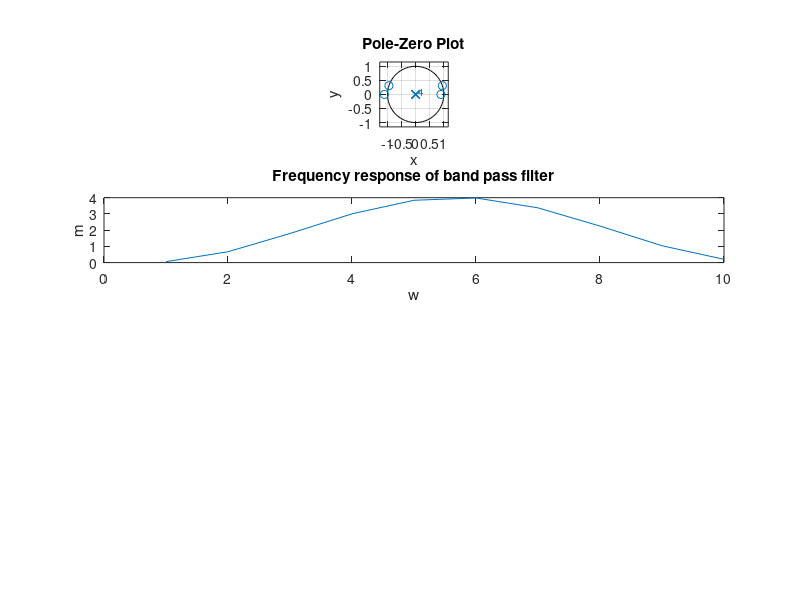

MATLAB code to generate this figure: (Note: this script raises an error after producing the figure.)
clear all
clc

z = [0.9, -(1/0.9), -exp(1i*0.9*pi), exp(-1i*0.9*pi)];
p = zeros(1,4);

figure
subplot(4,1,1);
zplane(z', p')
xlabel('x');
ylabel('y');
title('Pole-Zero Plot');
 
[n, d] = zp2tf(z', p', 1);
w = 0.1:0.1*pi:pi;
[H, w] = freqz(n, d, w);
m = abs(H);

subplot(4,1,2);
plot(m)
xlabel('w');
ylabel('m');
title('Frequency response of band pass filter');

load chirp;
L = filter(n, d, y);
% sound(L)

subplot(4,1,3);
plot(y)
xlabel('x');
ylabel('y');
title('Original sound');

subplot(4,1,4);
plot(L)
xlabel('x');
ylabel('y');
title('Filter output');
